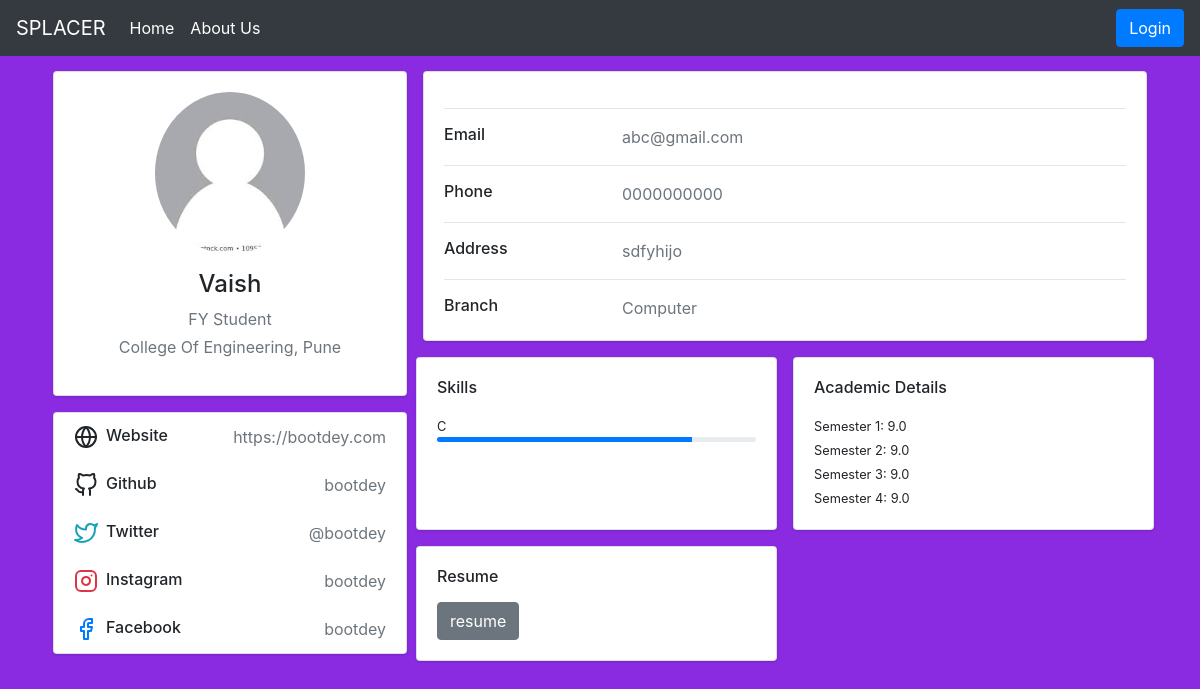
/viewprofile/1, run on an earlier commit of the app's database.
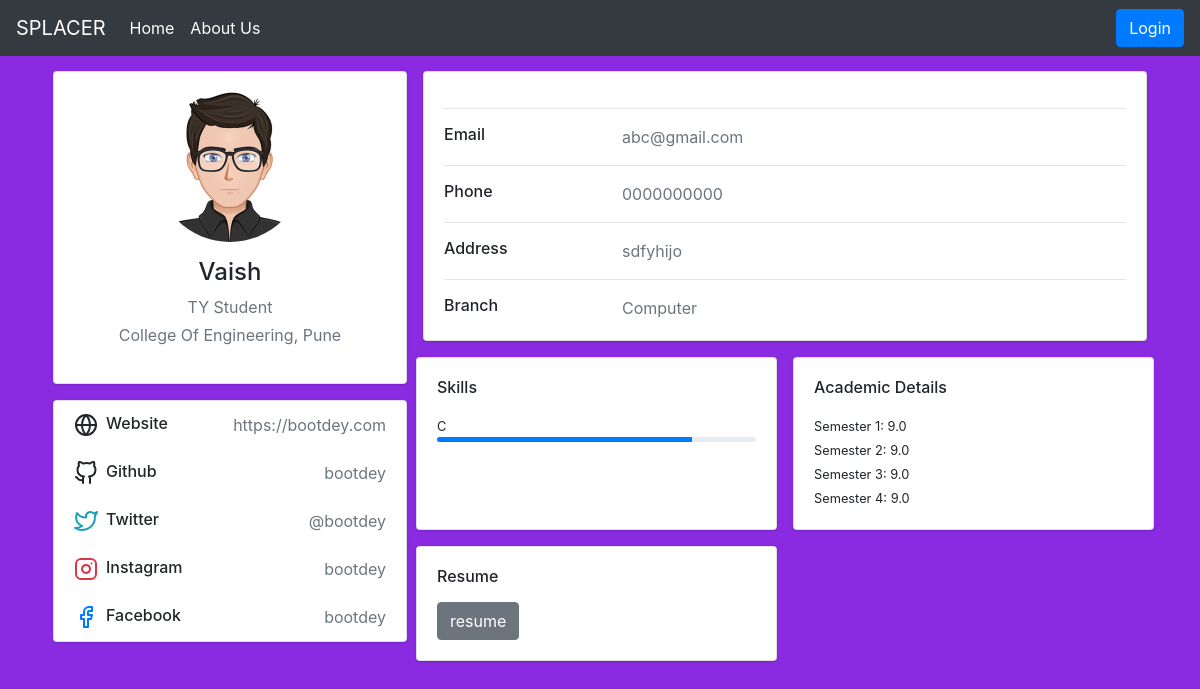
And on a later commit of the database.
### portal/models.py (models this page shows, shortened)
class Student(models.Model):
    choicesy = ((1, 'FY'), (2, 'SY'), (3, 'TY'), (4, 'Btech'))
    user = models.OneToOneField(User, on_delete=models.CASCADE)
    s_id = models.IntegerField(primary_key=True)
    resume = models.FileField(upload_to='uploads/',validators=[FileExtensionValidator(allowed_extensions=['pdf', 'doc', 'docx'])])
    b_id = models.ForeignKey(Branch, null = True, on_delete=models.SET_NULL)
    curr_year = models.IntegerField(choices = choicesy, default = 1)
    curr_sem = models.IntegerField(
        validators=[MinValueValidator(1), MaxValueValidator(8)], default = 1)
    status = models.BooleanField(default=False) #False means not placed
    verify = models.BooleanField(default = False) #False means details not verified

class Personaldetails(models.Model):
    CHOICES = ((1, 'Male'),
                      (2, 'Female'),
                      (3, 'Other'))
    catchoice = ((1, 'OPEN'), (2, 'OBC'), (3, 'SC'), (4, 'ST'), (5, 'VJNT'))
    student = models.OneToOneField(Student, on_delete=models.CASCADE)
    gender = models.IntegerField(choices=CHOICES, default = 1)
    dob = models.DateField(default=datetime.date.today)
    category = models.IntegerField(choices = catchoice, default = 1)
    photo = models.ImageField(default='default.png', upload_to='photos/', validators=[FileExtensionValidator(allowed_extensions=['png', 'jpeg', 'jpg'])])
    address = models.TextField(max_length = 300, default='', help_text='Please enter your address')
    phone = models.CharField(max_length = 10, validators = [MinLengthValidator(10), MaxLengthValidator(10)], default='0000000000')

class Branch(models.Model):
    b_id = models.AutoField(primary_key = True)
    b_name = models.CharField(max_length = 150)

### portal/views.py (the view)
# urls.py: path('viewprofile/<int:s_id>', viewstudentprofile, name='viewstudent')
def viewstudentprofile(request, s_id):
    s = Student.objects.get(s_id = s_id)
    skills = Skills.objects.filter(student = s)
    academics = Academics.objects.filter(student = s)
    return render(request, 'portal/viewprofile.html', {'student':s, 'skills':skills, 'academics':academics})

### portal/templates/portal/viewprofile.html (shortened to what the changed rows need)
{% extends "portal/basic.html" %} {% load crispy_forms_tags %}  {% block body %}
<div class="container">
    <div class="main-body">
        <div class="row gutters-sm">
            <div class="col-md-4 mb-3">
                <div class="card">
                    <div class="card-body">
                        <div class="d-flex flex-column align-items-center text-center">
                            <img src="{{student.personaldetails.photo.url}}" alt="..." class="rounded-circle" width="150">
                            <div class="mt-3">
                                <h4>{{student.user.username}}</h4>
                                <p class="text-secondary mb-1">{{student.get_curr_year_display}} Student</p>
                                <p class="text-muted font-size-sm">College Of Engineering, Pune</p>
                            </div>
                        </div>
                    </div>
                </div>
            </div>
            <div class="col-md-8">
                <div class="card mb-3">
                    <div class="card-body">
                        <div class="row">
                            <div class="col-sm-3">
                                <h6 class="mb-0">Email</h6>
                            </div>
                            <div class="col-sm-9 text-secondary">
                                {{student.user.email}}
                            </div>
                        </div>
                        <div class="row">
                            <div class="col-sm-3">
                                <h6 class="mb-0">Phone</h6>
                            </div>
                            <div class="col-sm-9 text-secondary">
                                {{student.personaldetails.phone}}
                            </div>
                        </div>
                        <div class="row">
                            <div class="col-sm-3">
                                <h6 class="mb-0">Address</h6>
                            </div>
                            <div class="col-sm-9 text-secondary">
                                {{student.personaldetails.address}}
                            </div>
                        </div>
                        <div class="row">
                            <div class="col-sm-3">
                                <h6 class="mb-0">Branch</h6>
                            </div>
                            <div class="col-sm-9 text-secondary">
                                {{student.b_id.b_name}}
                            </div>
                        </div>
                    </div>
                </div>
            </div>
        </div>
    </div>
</div>
{% endblock %}

What changed in the data, as far as the page shows it:
changed Student "Vaish": personaldetails.photo: a different picture; curr_year "FY" → "TY"
